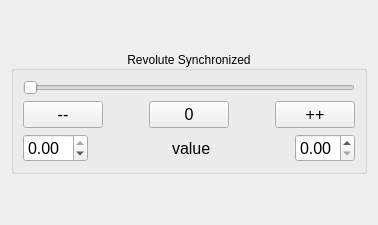
                    <widget class="QWidget" name="revolute_control_synchronized_tab_widget">
                      <attribute name="title">
                        <string>Synchronized</string>
                      </attribute>

                      <layout class="QVBoxLayout" name="revolute_control_synchronized_tab_widget_vertical_layout">
                        <item>
                          <spacer name="revolute_control_synchronized_tab_widget_vertical_layout_upper_spacer">
                            <property name="orientation">
                              <enum>Qt::Vertical</enum>
                            </property>
                            <property name="sizeHint" stdset="0">
                              <size>
                                <width>20</width>
                                <height>40</height>
                              </size>
                            </property>
                          </spacer>
                        </item>
                        <item>
                          <widget class="QGroupBox" name="revolute_control_synchronized_group_box">
                            <property name="title">
                              <string>Revolute Synchronized</string>
                            </property>
                            <property name="alignment">
                              <set>Qt::AlignCenter</set>
                            </property>
                            <layout class="QVBoxLayout" name="revolute_control_synchronized_vertical_layout">
                              <item>
                                <widget class="QSlider" name="revolute_control_synchronized_slider">
                                  <property name="orientation">
                                    <enum>Qt::Horizontal</enum>
                                  </property>
                                </widget>
                              </item>
                              <item>
                                <layout class="QHBoxLayout" name="revolute_control_synchronized_button">
                                  <item>
                                    <widget class="QPushButton" name="revolute_control_synchronized_button_decrease">
                                      <property name="font">
                                        <font>
                                          <pointsize>12</pointsize>
                                        </font>
                                      </property>
                                      <property name="text">
                                        <string>--</string>
                                      </property>
                                    </widget>
                                  </item>
                                  <item>
                                    <spacer name="revolute_control_synchronized_button_left_spacer">
                                      <property name="orientation">
                                        <enum>Qt::Horizontal</enum>
                                      </property>
                                      <property name="sizeHint" stdset="0">
                                        <size>
                                          <width>40</width>
                                          <height>20</height>
                                        </size>
                                      </property>
                                    </spacer>
                                  </item>
                                  <item>
                                    <widget class="QPushButton" name="revolute_control_synchronized_button_reset">
                                      <property name="font">
                                        <font>
                                          <pointsize>12</pointsize>
                                        </font>
                                      </property>
                                      <property name="text">
                                        <string>0</string>
                                      </property>
                                    </widget>
                                  </item>
                                  <item>
                                    <spacer name="revolute_control_synchronized_button_right_spacer">
                                      <property name="orientation">
                                        <enum>Qt::Horizontal</enum>
                                      </property>
                                      <property name="sizeHint" stdset="0">
                                        <size>
                                          <width>40</width>
                                          <height>20</height>
                                        </size>
                                      </property>
                                    </spacer>
                                  </item>
                                  <item>
                                    <widget class="QPushButton" name="revolute_control_synchronized_button_increase">
                                      <property name="font">
                                        <font>
                                          <pointsize>12</pointsize>
                                        </font>
                                      </property>
                                      <property name="text">
                                        <string>++</string>
                                      </property>
                                    </widget>
                                  </item>
                                </layout>
                              </item>
                              <item>
                                <layout class="QHBoxLayout" name="revolute_control_synchronized_value">
                                  <item>
                                    <widget class="QDoubleSpinBox" name="revolute_control_synchronized_value_minimum">
                                      <property name="font">
                                        <font>
                                          <pointsize>12</pointsize>
                                        </font>
                                      </property>
                                      <property name="minimum">
                                        <double>-1.000000000000000</double>
                                      </property>
                                      <property name="maximum">
                                        <double>0.000000000000000</double>
                                      </property>
                                      <property name="singleStep">
                                        <double>0.010000000000000</double>
                                      </property>
                                    </widget>
                                  </item>
                                  <item>
                                    <spacer name="revolute_control_synchronized_value_left_spacer">
                                      <property name="orientation">
                                        <enum>Qt::Horizontal</enum>
                                      </property>
                                      <property name="sizeHint" stdset="0">
                                        <size>
                                          <width>40</width>
                                          <height>20</height>
                                        </size>
                                      </property>
                                    </spacer>
                                  </item>
                                  <item>
                                    <widget class="QLabel" name="revolute_control_synchronized_value_current">
                                      <property name="font">
                                        <font>
                                          <pointsize>12</pointsize>
                                        </font>
                                      </property>
                                      <property name="text">
                                        <string>value</string>
                                      </property>
                                    </widget>
                                  </item>
                                  <item>
                                    <spacer name="revolute_control_synchronized_value_right_spacer">
                                      <property name="orientation">
                                        <enum>Qt::Horizontal</enum>
                                      </property>
                                      <property name="sizeHint" stdset="0">
                                        <size>
                                          <width>40</width>
                                          <height>20</height>
                                        </size>
                                      </property>
                                    </spacer>
                                  </item>
                                  <item>
                                    <widget class="QDoubleSpinBox" name="revolute_control_synchronized_value_maximum">
                                      <property name="font">
                                        <font>
                                          <pointsize>12</pointsize>
                                        </font>
                                      </property>
                                      <property name="minimum">
                                        <double>0.000000000000000</double>
                                      </property>
                                      <property name="maximum">
                                        <double>1.000000000000000</double>
                                      </property>
                                      <property name="singleStep">
                                        <double>0.010000000000000</double>
                                      </property>
                                    </widget>
                                  </item>
                                </layout>
                              </item>
                            </layout>
                          </widget>
                        </item>
                        <item>
                          <spacer name="revolute_control_synchronized_tab_widget_vertical_layout_lower_spacer">
                            <property name="orientation">
                              <enum>Qt::Vertical</enum>
                            </property>
                            <property name="sizeHint" stdset="0">
                              <size>
                                <width>20</width>
                                <height>40</height>
                              </size>
                            </property>
                          </spacer>
                        </item>
                      </layout>
                    </widget>
